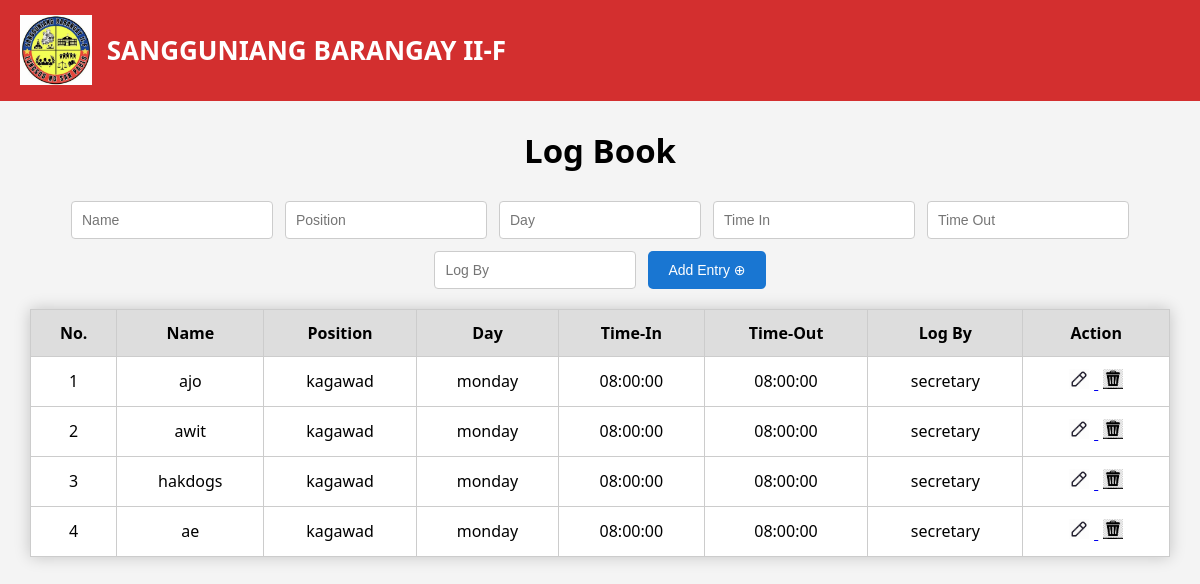
The app's page /duty_logbook.php with its own data.
### tables this page shows
CREATE TABLE `logbook` (
  `id` int(11) NOT NULL,
  `name` varchar(100) NOT NULL,
  `position` varchar(100) NOT NULL,
  `day` varchar(20) NOT NULL,
  `time_in` time NOT NULL,
  `time_out` time NOT NULL,
  `log_by` varchar(100) NOT NULL
);

### duty_logbook.php (the view, shortened to what this page needs)
<?php
include 'db.conn.php';
?>
<!DOCTYPE html>
<html lang="en">
<head>
</head>
<body>
    <div class="container">
        <header>
            <img src="brgy2F.jpg" alt="Barangay Logo" class="logo">
            <h1 class="header-title">SANGGUNIANG BARANGAY II-F</h1>
        </header>
    </div>
    <div class="sub-header">
        <h2>Log Book</h2>
    </div>
    <form method="POST" action="logbook_process.php">
        <div class="input-row">
            <input type="text" name="name" placeholder="Name" required>
            <input type="text" name="position" placeholder="Position" required>
            <input type="text" name="day" placeholder="Day" required>
            <input type="text" name="time_in" placeholder="Time In" required>
            <input type="text" name="time_out" placeholder="Time Out" required>
            <input type="text" name="log_by" placeholder="Log By" required>
            <button class="button_add" type="submit" name="save">Add Entry ⊕</button>
        </div>
    </form>
    <table id="citizenTable">
        <thead>
            <tr>
                <th>No.</th>
                <th>Name</th>
                <th>Position</th>
                <th>Day</th>
                <th>Time-In</th>
                <th>Time-Out</th>
                <th>Log By</th>
                <th>Action</th>
            </tr>
        </thead>
        <tbody>
            <?php
            $sql = "SELECT * FROM logbook ORDER BY id DESC";
            $result = mysqli_query($conn, $sql);
            $num = 1;
            while ($row = mysqli_fetch_assoc($result)) {
                echo "<tr>
                        <td>{$num}</td>
                        <td>{$row['name']}</td>
                        <td>{$row['position']}</td>
                        <td>{$row['day']}</td>
                        <td>{$row['time_in']}</td>
                        <td>{$row['time_out']}</td>
                        <td>{$row['log_by']}</td>
                        <td class='action-icons'>
                            <a href='duty_logbook.php?edit_id={$row['id']}'>
                                <img src='edit.jpg' alt='Edit' width='20' height='20'>
                            </a>
                            <a href='duty_logbook.php?delete_id={$row['id']}' onclick=\"return confirm('Delete this entry?')\">
                                <img src='delete.jpg' alt='Delete' width='20' height='20'>
                            </a>
                        </td>
                    </tr>";
                $num++;
            }
            ?>
        </tbody>
    </table>
</body>
</html>

### duty_logbook.php (style rules this page uses)
body { font-family: 'Segoe UI', sans-serif; margin: 0; padding: 0; background-color: #f4f4f4; }
header { display: flex; align-items: center; background-color: #d32f2f; color: white; padding: 15px 20px; }
.logo { height: 70px; margin-right: 15px; }
.header-title { font-size: 26px; font-weight: bold; }
.sub-header { text-align: center; margin: 20px 0; font-size: 22px; font-weight: bold; }
table { width: 95%; margin: 0 auto; border-collapse: collapse; background: white; box-shadow: 0 0 15px rgba(0,0,0,0.2); }
th, td { padding: 12px; border: 1px solid #ccc; text-align: center; font-size: 16px; }
thead { background-color: #ddd; font-weight: bold; }
.button_add { display: inline-block; padding: 12px 24px; background-color: #1976d2; color: white; border-radius: 5px; cursor: pointer; border: none; font-size: 16px; }
.input-row { display: flex; justify-content: center; flex-wrap: wrap; gap: 12px; margin: 20px 0; }
.input-row input { padding: 10px; width: 180px; border: 1px solid #ccc; border-radius: 4px; font-size: 14px; }
.input-row button { padding: 10px 20px; font-size: 14px; }
.action-icons img { margin: 0 5px; cursor: pointer; }

### records on screen
logbook: name "ajo", position "kagawad", day "monday", time_in "08:00:00", time_out "08:00:00", log_by "secretary"
logbook: name "awit", position "kagawad", day "monday", time_in "08:00:00", time_out "08:00:00", log_by "secretary"
logbook: name "hakdogs", position "kagawad", day "monday", time_in "08:00:00", time_out "08:00:00", log_by "secretary"
logbook: name "ae", position "kagawad", day "monday", time_in "08:00:00", time_out "08:00:00", log_by "secretary"
